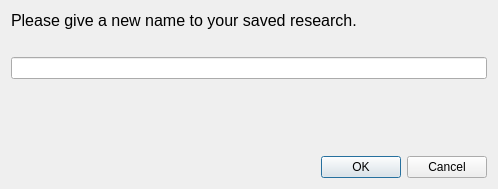
<?xml version="1.0" encoding="UTF-8"?>
<ui version="4.0">
 <class>Rename</class>
 <widget class="QDialog" name="Rename">
  <property name="geometry">
   <rect>
    <x>0</x>
    <y>0</y>
    <width>498</width>
    <height>189</height>
   </rect>
  </property>
  <property name="windowTitle">
   <string>Dialog</string>
  </property>
  <layout class="QGridLayout" name="gridLayout">
   <item row="0" column="0" colspan="2">
    <widget class="QLabel" name="label">
     <property name="font">
      <font>
       <pointsize>12</pointsize>
      </font>
     </property>
     <property name="locale">
      <locale language="English" country="UnitedStates"/>
     </property>
     <property name="text">
      <string>Please give a new name to your saved research.</string>
     </property>
    </widget>
   </item>
   <item row="2" column="0" colspan="2">
    <widget class="QLineEdit" name="name"/>
   </item>
   <item row="4" column="0">
    <spacer name="horizontalSpacer">
     <property name="orientation">
      <enum>Qt::Horizontal</enum>
     </property>
     <property name="sizeHint" stdset="0">
      <size>
       <width>238</width>
       <height>20</height>
      </size>
     </property>
    </spacer>
   </item>
   <item row="4" column="1">
    <widget class="QDialogButtonBox" name="buttonBox">
     <property name="orientation">
      <enum>Qt::Horizontal</enum>
     </property>
     <property name="standardButtons">
      <set>QDialogButtonBox::Cancel|QDialogButtonBox::Ok</set>
     </property>
    </widget>
   </item>
   <item row="3" column="0">
    <spacer name="verticalSpacer">
     <property name="orientation">
      <enum>Qt::Vertical</enum>
     </property>
     <property name="sizeHint" stdset="0">
      <size>
       <width>20</width>
       <height>62</height>
      </size>
     </property>
    </spacer>
   </item>
   <item row="1" column="0" colspan="2">
    <widget class="QLabel" name="label_2">
     <property name="font">
      <font>
       <pointsize>10</pointsize>
      </font>
     </property>
     <property name="text">
      <string/>
     </property>
    </widget>
   </item>
  </layout>
 </widget>
 <resources/>
 <connections>
  <connection>
   <sender>buttonBox</sender>
   <signal>accepted()</signal>
   <receiver>Rename</receiver>
   <slot>accept()</slot>
   <hints>
    <hint type="sourcelabel">
     <x>248</x>
     <y>254</y>
    </hint>
    <hint type="destinationlabel">
     <x>157</x>
     <y>274</y>
    </hint>
   </hints>
  </connection>
  <connection>
   <sender>buttonBox</sender>
   <signal>rejected()</signal>
   <receiver>Rename</receiver>
   <slot>reject()</slot>
   <hints>
    <hint type="sourcelabel">
     <x>316</x>
     <y>260</y>
    </hint>
    <hint type="destinationlabel">
     <x>286</x>
     <y>274</y>
    </hint>
   </hints>
  </connection>
 </connections>
</ui>
